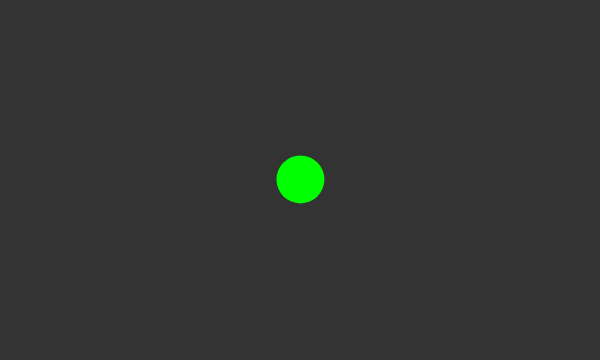
Frame 1 (no input)
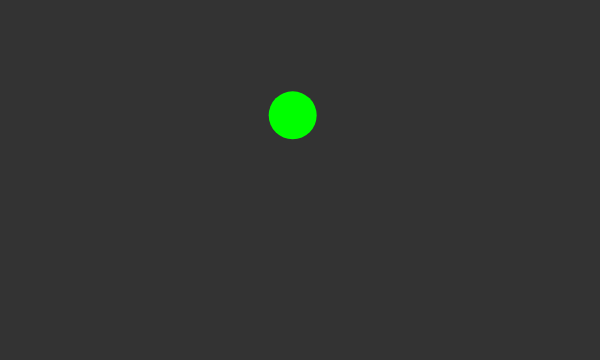
Frame 60 (no input)
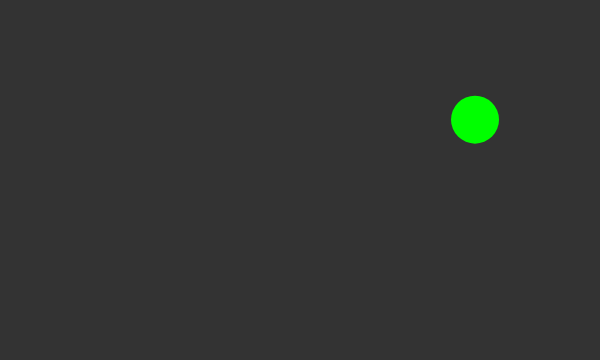
Frame 120 (the mouse pressed at the canvas centre since frame 60)

The p5.js sketch that drew these frames (run headless with seeded random() and noise() and a simulated clock; from frame 60 on, the mouse is pressed at the canvas centre):

// p5.js sketch
// ── sketch.js
var w;

function setup() {
  createCanvas(600, 360);
  w = new Walker();
}

function draw() {
  background(51);
  w.update();
  w.display();
}

function Walker() {
  this.pos = createVector(width / 2, height / 2);
  this.vel = createVector(0, 0);

  this.update = function() {
    this.acc = createVector(random(-1, 1), random(-1, 1));
    this.vel.add(this.acc);
    this.pos.add(this.vel);
  }

  this.display = function() {
    fill(0, 255, 0);
    noStroke();
    ellipse(this.pos.x, this.pos.y, 48, 48);
  }
}
